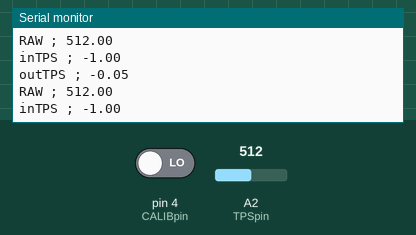
The sketch below on a simulated Arduino Uno, built with avr-gcc and run on an emulated ATmega328P. Parts: the last lines printed to the serial monitor. The test bench sets the inputs (shaded band); at power-on: A2 (TPSpin) = 512, pin 4 (CALIBpin) LOW.

Above: at 1.2 s.
1.3 s: A2 (TPSpin) set to 11
At 1.8 s:
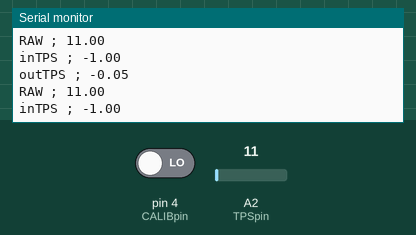
2.8 s: A2 (TPSpin) set to 8
At 3.5 s:
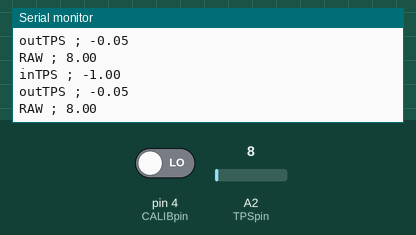
Timing chart, 0 to 5.8 s (numbered marks = the images above; inputs shaded):
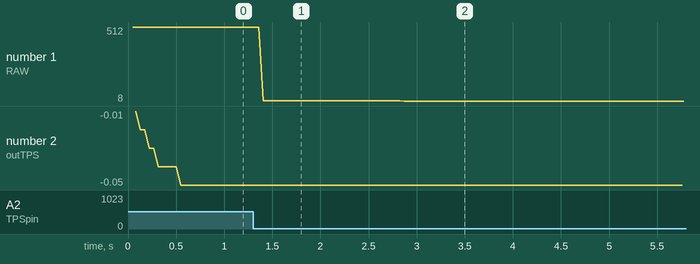

Measured:
- the behaviour switches between 10 and 9 on A2 (TPSpin) (found by bisection; images 1 and 2)
- after the input at 1.3 s, the serial monitor: prints a new line after 0.11 s (image 1)
- after the input at 2.8 s, the serial monitor: prints a new line after 0.07 s (image 2)
- plotted number 1: 512 → 11 after the input at 1.3 s, 11 → 8 after the input at 2.8 s

The sketch:

TPS.ino
```cpp
//TPS module//
#include <EEPROM.h>
#include "eeany.h"
//Calibrate /////////////
volatile int minTPS;
volatile int maxTPS;
volatile int sensorValue;
int CALIBpin = 4;
int CALIBstate = 0;
//TT/////////////////////
volatile double RAWinTPS;
volatile double inTPS;
volatile double inOldTPS = 0;
volatile double outTPS = 0;
int TPSpin = 2;
//MEMory/////////////////
EEMEM uint16_t savemaxTPS; //integer in eeprom; avr will control address
EEMEM uint16_t saveminTPS;

void setup()
{
  Serial.begin(9600);
  pinMode(CALIBpin, INPUT);
  CALIBstate = digitalRead(CALIBpin);
  if (CALIBstate == HIGH)
  {
    Serial.println("Calibrating..");
    calibrate();
    Serial.println("Done");
  }
  loadTPS();
}

void calibrate ()
{
	while (millis() < 10000)
  {
   sensorValue = analogRead(TPSpin);

   // record the maximum sensor value
   if (millis() < 4000) {
   		minTPS = sensorValue;
       Serial.print("minTPSCAL ; ");
       Serial.println(minTPS);
    	eeprom_write_word( & saveminTPS , minTPS);
   }

   // record the minimum sensor value
   if (millis() > 5000 && millis() < 9000) {
     	maxTPS = sensorValue;
       Serial.print("maxTPSCAL ; ");
       Serial.println(maxTPS);
    	eeprom_write_word( & savemaxTPS , maxTPS);
   }
  }
}

 void loadTPS()
 {
  unsigned int valMax =eeprom_read_word(& savemaxTPS);
  unsigned int valMin =eeprom_read_word(& saveminTPS);
  maxTPS = valMax;
  minTPS = valMin;
  Serial.print("Valax ; ");
  Serial.println(valMax);
  Serial.print("Valin ; ");
  Serial.println(valMin);
         Serial.print("minTPS ; ");
       Serial.println(minTPS);
              Serial.print("maxTPS ; ");
       Serial.println(maxTPS);
 }


void loop()
{
	RAWinTPS = analogRead(TPSpin);
        Serial.print("RAW ; ");
        Serial.println(RAWinTPS);
	inTPS = map(RAWinTPS, minTPS, maxTPS, 0, 90);
        Serial.print("inTPS ; ");
        Serial.println(inTPS);
	outTPS = (0.01*inTPS) - (0.01*inOldTPS) + (0.8*outTPS);//TPS eq
	inTPS = inOldTPS;
        Serial.print("outTPS ; ");
        Serial.println(outTPS);

}
```

eeany.h
```cpp
#include <Arduino.h>
template <class T> int EEPROM_writeAnything(int ee, const T& value)
{
   const byte* p = (const byte*)(const void*)&value;
   int i;
   for (i = 0; i < sizeof(value); i++)
       EEPROM.write(ee++, *p++);
   return i;
}

template <class T> int EEPROM_readAnything(int ee, T& value)
{
   byte* p = (byte*)(void*)&value;
   int i;
   for (i = 0; i < sizeof(value); i++)
       *p++ = EEPROM.read(ee++);
   return i;
}
```
